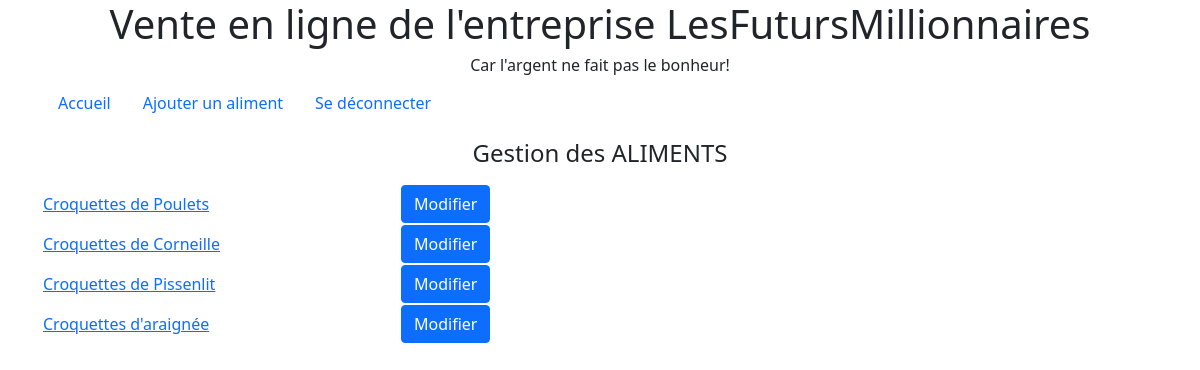
/controllers/gererLesAliments.php (signed in), run on the app's committed database.
### tables this page shows
CREATE TABLE `aliment` (
  `id` int(11) NOT NULL,
  `nom` varchar(30) NOT NULL,
  `description` varchar(150) NOT NULL,
  `quantite` int(11) NOT NULL,
  `disponibilite` tinyint(1) DEFAULT NULL,
  `categorie_id` int(11) DEFAULT NULL
);

### controllers/gererLesAliments.php (called while the page is built, shortened)
<?php
include '../models/connexionBD.php';
include '../models/managers/gestionAliment.class.php';
$gestionAliment = new GestionAliment($bdd);
$lesAliments = $gestionAliment->obtenirLesAliments();
include '../views/formulairePrincipal.php';
include '../views/templatePrincipal.php';
?>

### models/managers/gestionAliment.class.php (called while the page is built, shortened)
<?php
class GestionAliment
{
    private $bdd;
    public function setDb(PDO $bdd)
    {
        $this->bdd = $bdd;
    }
    function obtenirLesAliments()
    {
        $lesAlimentsBD = $this->bdd->query('SELECT * FROM aliment');
        return $lesAlimentsBD;
    }
}
?>

### views/formulairePrincipal.php (the view, shortened to what this page needs)
<?php
$pageContenu = "<table>";
while ($unAliment = $lesAliments->fetch(PDO::FETCH_OBJ))
{
    $pageContenu .= "<tr><td class='col-md-3'><a href='afficherUnAliment.php?indice=".$unAliment->id."'>" . $unAliment->nom . "</td>";
    $pageContenu .= "<td class='col-md-3'><a href='modifierUnAliment.php?indice=".$unAliment->id."'><input type='button' value='Modifier' class='btn btn-primary'></a></td></tr>";
}
$pageContenu .=  "</table> <br> <br>";
?>

### data on the page
aliment: nom "Croquettes de Poulets"
aliment: nom "Croquettes de Corneille"
aliment: nom "Croquettes de Pissenlit"
aliment: nom "Croquettes d'araignée"

### other printed values
$pageTitre "Gestion des ALIMENTS"
